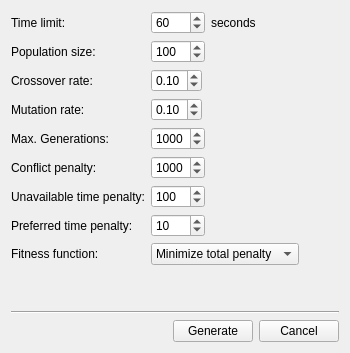
                    <widget class="QWidget" name="tabGenetic">
                        <attribute name="title">
                            <string>Genetic Algorithm</string>
                        </attribute>
                        <layout class="QVBoxLayout">
                            <item>
                                <layout class="QFormLayout">
                                    <item row="0" column="0">
                                        <widget class="QLabel" name="labelGeneticTimeout">
                                            <property name="text">
                                                <string>Time limit:</string>
                                            </property>
                                        </widget>
                                    </item>
                                    <item row="0" column="1">
                                        <layout class="QHBoxLayout">
                                            <item>
                                                <widget class="QSpinBox" name="spinGeneticTimeout">
                                                    <property name="maximum">
                                                        <number>9999</number>
                                                    </property>
                                                    <property name="value">
                                                        <number>60</number>
                                                    </property>
                                                </widget>
                                            </item>
                                            <item>
                                                <widget class="QLabel" name="labelGeneticTimeoutUnit">
                                                    <property name="text">
                                                        <string>seconds</string>
                                                    </property>
                                                </widget>
                                            </item>
                                            <item>
                                                <spacer>
                                                    <property name="orientation">
                                                        <enum>Qt::Horizontal</enum>
                                                    </property>
                                                    <property name="sizeHint" stdset="0">
                                                        <size>
                                                            <width>40</width>
                                                            <height>20</height>
                                                        </size>
                                                    </property>
                                                </spacer>
                                            </item>
                                        </layout>
                                    </item>
                                    <item row="1" column="0">
                                        <widget class="QLabel" name="labelGeneticPopulation">
                                            <property name="text">
                                                <string>Population size:</string>
                                            </property>
                                        </widget>
                                    </item>
                                    <item row="1" column="1">
                                        <layout class="QHBoxLayout">
                                            <item>
                                                <widget class="QSpinBox" name="spinGeneticPopulation">
                                                    <property name="maximum">
                                                        <number>9999</number>
                                                    </property>
                                                    <property name="value">
                                                        <number>100</number>
                                                    </property>
                                                </widget>
                                            </item>
                                            <item>
                                                <spacer>
                                                    <property name="orientation">
                                                        <enum>Qt::Horizontal</enum>
                                                    </property>
                                                    <property name="sizeHint" stdset="0">
                                                        <size>
                                                            <width>40</width>
                                                            <height>20</height>
                                                        </size>
                                                    </property>
                                                </spacer>
                                            </item>
                                        </layout>
                                    </item>
                                    <item row="2" column="0">
                                        <widget class="QLabel" name="labelGeneticCrossover">
                                            <property name="text">
                                                <string>Crossover rate:</string>
                                            </property>
                                        </widget>
                                    </item>
                                    <item row="2" column="1">
                                        <layout class="QHBoxLayout">
                                            <item>
                                                <widget class="QDoubleSpinBox" name="spinGeneticCrossover">
                                                    <property name="maximum">
                                                        <double>0</double>
                                                    </property>
                                                    <property name="maximum">
                                                        <double>1</double>
                                                    </property>
                                                    <property name="singleStep">
                                                        <double>0.1</double>
                                                    </property>
                                                    <property name="value">
                                                        <double>0.1</double>
                                                    </property>
                                                </widget>
                                            </item>
                                            <item>
                                                <spacer>
                                                    <property name="orientation">
                                                        <enum>Qt::Horizontal</enum>
                                                    </property>
                                                    <property name="sizeHint" stdset="0">
                                                        <size>
                                                            <width>40</width>
                                                            <height>20</height>
                                                        </size>
                                                    </property>
                                                </spacer>
                                            </item>
                                        </layout>
                                    </item>
                                    <item row="3" column="0">
                                        <widget class="QLabel" name="labelGeneticMutation">
                                            <property name="text">
                                                <string>Mutation rate:</string>
                                            </property>
                                        </widget>
                                    </item>
                                     <item row="3" column="1">
                                        <layout class="QHBoxLayout">
                                            <item>
                                                <widget class="QDoubleSpinBox" name="spinGeneticMutation">
                                                    <property name="maximum">
                                                        <double>0</double>
                                                    </property>
                                                    <property name="maximum">
                                                        <double>1</double>
                                                    </property>
                                                    <property name="singleStep">
                                                        <double>0.1</double>
                                                    </property>
                                                    <property name="value">
                                                        <double>0.1</double>
                                                    </property>
                                                </widget>
                                            </item>
                                            <item>
                                                <spacer>
                                                    <property name="orientation">
                                                        <enum>Qt::Horizontal</enum>
                                                    </property>
                                                    <property name="sizeHint" stdset="0">
                                                        <size>
                                                            <width>40</width>
                                                            <height>20</height>
                                                        </size>
                                                    </property>
                                                </spacer>
                                            </item>
                                        </layout>
                                    </item>
                                    <item row="4" column="0">
                                        <widget class="QLabel" name="labelGeneticMaxGenerations">
                                            <property name="text">
                                                <string>Max. Generations:</string>
                                            </property>
                                        </widget>
                                    </item>
                                    <item row="4" column="1">
                                        <layout class="QHBoxLayout">
                                            <item>
                                                <widget class="QSpinBox" name="spinGeneticMaxGenerations">
                                                    <property name="maximum">
                                                        <number>9999</number>
                                                    </property>
                                                    <property name="value">
                                                        <number>1000</number>
                                                    </property>
                                                </widget>
                                            </item>
                                            <item>
                                                <spacer>
                                                    <property name="orientation">
                                                        <enum>Qt::Horizontal</enum>
                                                    </property>
                                                    <property name="sizeHint" stdset="0">
                                                        <size>
                                                            <width>40</width>
                                                            <height>20</height>
                                                        </size>
                                                    </property>
                                                </spacer>
                                            </item>
                                        </layout>
                                    </item>
                                    <item row="5" column="0">
                                        <widget class="QLabel" name="labelGeneticConflictPenalty">
                                            <property name="text">
                                                <string>Conflict penalty:</string>
                                            </property>
                                        </widget>
                                    </item>
                                    <item row="5" column="1">
                                        <layout class="QHBoxLayout">
                                            <item>
                                                <widget class="QSpinBox" name="spinGeneticConflictPenalty">
                                                    <property name="maximum">
                                                        <number>9999</number>
                                                    </property>
                                                    <property name="value">
                                                        <number>1000</number>
                                                    </property>
                                                </widget>
                                            </item>
                                            <item>
                                                <spacer>
                                                    <property name="orientation">
                                                        <enum>Qt::Horizontal</enum>
                                                    </property>
                                                    <property name="sizeHint" stdset="0">
                                                        <size>
                                                            <width>40</width>
                                                            <height>20</height>
                                                        </size>
                                                    </property>
                                                </spacer>
                                            </item>
                                        </layout>
                                    </item>
                                    <item row="6" column="0">
                                        <widget class="QLabel" name="labelGeneticUnavailablePenalty">
                                            <property name="text">
                                                <string>Unavailable time penalty:</string>
                                            </property>
                                        </widget>
                                    </item>
                                    <item row="6" column="1">
                                        <layout class="QHBoxLayout">
                                            <item>
                                                <widget class="QSpinBox" name="spinGeneticUnavailablePenalty">
                                                    <property name="maximum">
                                                        <number>9999</number>
                                                    </property>
                                                    <property name="value">
                                                        <number>100</number>
                                                    </property>
                                                </widget>
                                            </item>
                                            <item>
                                                <spacer>
                                                    <property name="orientation">
                                                        <enum>Qt::Horizontal</enum>
                                                    </property>
                                                    <property name="sizeHint" stdset="0">
                                                        <size>
                                                            <width>40</width>
                                                            <height>20</height>
                                                        </size>
                                                    </property>
                                                </spacer>
                                            </item>
                                        </layout>
                                    </item>
                                    <item row="7" column="0">
                                        <widget class="QLabel" name="labelGeneticPreferredPenalty">
                                            <property name="text">
                                                <string>Preferred time penalty:</string>
                                            </property>
                                        </widget>
                                    </item>
                                    <item row="7" column="1">
                                        <layout class="QHBoxLayout">
                                            <item>
                                                <widget class="QSpinBox" name="spinGeneticPreferredPenalty">
                                                    <property name="maximum">
                                                        <number>9999</number>
                                                    </property>
                                                    <property name="value">
                                                        <number>10</number>
                                                    </property>
                                                </widget>
                                            </item>
                                            <item>
                                                <spacer>
                                                    <property name="orientation">
                                                        <enum>Qt::Horizontal</enum>
                                                    </property>
                                                    <property name="sizeHint" stdset="0">
                                                        <size>
                                                            <width>40</width>
                                                            <height>20</height>
                                                        </size>
                                                    </property>
                                                </spacer>
                                            </item>
                                        </layout>
                                    </item>
                                    <item row="8" column="0">
                                        <widget class="QLabel" name="labelGeneticFitnessFunction">
                                            <property name="text">
                                                <string>Fitness function:</string>
                                            </property>
                                        </widget>
                                    </item>
                                    <item row="8" column="1">
                                        <layout class="QHBoxLayout">
                                            <item>
                                                <widget class="QComboBox" name="comboGeneticFitnessFunction">
                                                    <property name="currentIndex">
                                                        <number>0</number>
                                                    </property>
                                                    <item>
                                                        <property name="text">
                                                            <string>Minimize total penalty</string>
                                                        </property>
                                                    </item>
                                                </widget>
                                            </item>
                                            <item>
                                                <spacer>
                                                    <property name="orientation">
                                                        <enum>Qt::Horizontal</enum>
                                                    </property>
                                                    <property name="sizeHint" stdset="0">
                                                        <size>
                                                            <width>40</width>
                                                            <height>20</height>
                                                        </size>
                                                    </property>
                                                </spacer>
                                            </item>
                                        </layout>
                                    </item>
                                </layout>
                            </item>
                            <item>
                                <spacer>
                                    <property name="orientation">
                                        <enum>Qt::Vertical</enum>
                                    </property>
                                    <property name="sizeHint" stdset="0">
                                        <size>
                                            <width>20</width>
                                            <height>40</height>
                                        </size>
                                    </property>
                                </spacer>
                            </item>
                            <item>
                                <widget class="Line">
                                    <property name="orientation">
                                        <enum>Qt::Horizontal</enum>
                                    </property>
                                </widget>
                            </item>
                            <item>
                                <layout class="QHBoxLayout">
                                    <item>
                                        <spacer>
                                            <property name="orientation">
                                                <enum>Qt::Horizontal</enum>
                                            </property>
                                            <property name="sizeHint" stdset="0">
                                                <size>
                                                    <width>40</width>
                                                    <height>20</height>
                                                </size>
                                            </property>
                                        </spacer>
                                    </item>
                                    <item>
                                        <widget class="QPushButton" name="buttonGeneticGenerate">
                                            <property name="text">
                                                <string>Generate</string>
                                            </property>
                                        </widget>
                                    </item>
                                    <item>
                                        <widget class="QPushButton" name="buttonGeneticCancel">
                                            <property name="text">
                                                <string>Cancel</string>
                                            </property>
                                        </widget>
                                    </item>
                                </layout>
                            </item>
                        </layout>
                    </widget>
